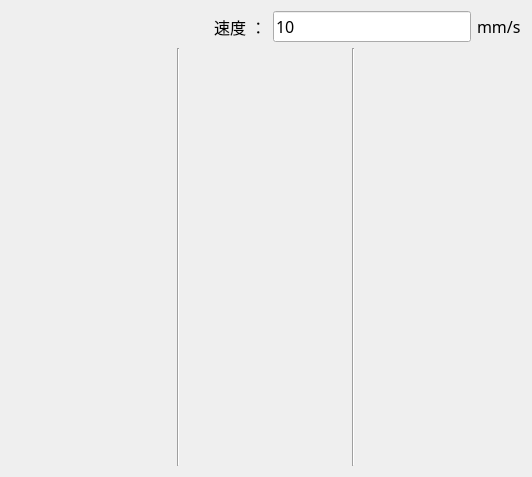
<?xml version="1.0" encoding="UTF-8"?>
<ui version="4.0">
 <class>qg_JogButtonClass</class>
 <widget class="QWidget" name="qg_JogButtonClass">
  <property name="geometry">
   <rect>
    <x>0</x>
    <y>0</y>
    <width>532</width>
    <height>477</height>
   </rect>
  </property>
  <property name="sizePolicy">
   <sizepolicy hsizetype="Preferred" vsizetype="Preferred">
    <horstretch>0</horstretch>
    <verstretch>0</verstretch>
   </sizepolicy>
  </property>
  <property name="minimumSize">
   <size>
    <width>0</width>
    <height>0</height>
   </size>
  </property>
  <property name="font">
   <font>
    <family>微软雅黑</family>
    <pointsize>12</pointsize>
   </font>
  </property>
  <property name="windowTitle">
   <string>qg_JogButton</string>
  </property>
  <layout class="QVBoxLayout" name="verticalLayout" stretch="1,15">
   <item>
    <layout class="QHBoxLayout" name="horizontalLayout_2">
     <item>
      <spacer name="horizontalSpacer">
       <property name="orientation">
        <enum>Qt::Horizontal</enum>
       </property>
       <property name="sizeHint" stdset="0">
        <size>
         <width>40</width>
         <height>20</height>
        </size>
       </property>
      </spacer>
     </item>
     <item>
      <widget class="QLabel" name="label_2">
       <property name="text">
        <string> 速度 ：</string>
       </property>
      </widget>
     </item>
     <item>
      <widget class="QLineEdit" name="lineEdit_JogSpeed">
       <property name="text">
        <string>10</string>
       </property>
      </widget>
     </item>
     <item>
      <widget class="QLabel" name="label">
       <property name="text">
        <string>mm/s</string>
       </property>
      </widget>
     </item>
    </layout>
   </item>
   <item>
    <layout class="QHBoxLayout" name="horizontalLayout">
     <item>
      <layout class="QGridLayout" name="gridLayout">
       <item row="3" column="0">
        <widget class="QPushButton" name="pushButton_U1Left">
         <property name="sizePolicy">
          <sizepolicy hsizetype="Minimum" vsizetype="Preferred">
           <horstretch>0</horstretch>
           <verstretch>0</verstretch>
          </sizepolicy>
         </property>
         <property name="minimumSize">
          <size>
           <width>0</width>
           <height>40</height>
          </size>
         </property>
         <property name="toolTip">
          <string>U1 左</string>
         </property>
         <property name="styleSheet">
          <string notr="true">QPushButton {
    border: none;
    background: transparent;
}
QPushButton:hover {
    border:1px solid #FFFFFF;
    background: rgba(127, 127, 127, 20);
}</string>
         </property>
         <property name="text">
          <string/>
         </property>
         <property name="icon">
          <iconset resource="../../imgResource.qrc">
           <normaloff>:/icons/icons8-向左旋转-48.png</normaloff>:/icons/icons8-向左旋转-48.png</iconset>
         </property>
         <property name="iconSize">
          <size>
           <width>36</width>
           <height>36</height>
          </size>
         </property>
        </widget>
       </item>
       <item row="1" column="0" colspan="2">
        <widget class="QPushButton" name="pushButton_Y1Up">
         <property name="sizePolicy">
          <sizepolicy hsizetype="Minimum" vsizetype="Preferred">
           <horstretch>0</horstretch>
           <verstretch>0</verstretch>
          </sizepolicy>
         </property>
         <property name="minimumSize">
          <size>
           <width>0</width>
           <height>40</height>
          </size>
         </property>
         <property name="toolTip">
          <string>Y1上</string>
         </property>
         <property name="styleSheet">
          <string notr="true">QPushButton {
    border: none;
    background: transparent;
}
QPushButton:hover {
    border:1px solid #FFFFFF;
    background: rgba(127, 127, 127, 20);
}</string>
         </property>
         <property name="text">
          <string/>
         </property>
         <property name="icon">
          <iconset resource="../../imgResource.qrc">
           <normaloff>:/icons/icons8-翻倍-48.png</normaloff>:/icons/icons8-翻倍-48.png</iconset>
         </property>
         <property name="iconSize">
          <size>
           <width>36</width>
           <height>36</height>
          </size>
         </property>
        </widget>
       </item>
       <item row="0" column="0">
        <spacer name="verticalSpacer">
         <property name="orientation">
          <enum>Qt::Vertical</enum>
         </property>
         <property name="sizeHint" stdset="0">
          <size>
           <width>20</width>
           <height>40</height>
          </size>
         </property>
        </spacer>
       </item>
       <item row="4" column="0">
        <spacer name="verticalSpacer_3">
         <property name="orientation">
          <enum>Qt::Vertical</enum>
         </property>
         <property name="sizeHint" stdset="0">
          <size>
           <width>20</width>
           <height>40</height>
          </size>
         </property>
        </spacer>
       </item>
       <item row="3" column="1">
        <widget class="QPushButton" name="pushButton_U1Right">
         <property name="sizePolicy">
          <sizepolicy hsizetype="Minimum" vsizetype="Preferred">
           <horstretch>0</horstretch>
           <verstretch>0</verstretch>
          </sizepolicy>
         </property>
         <property name="minimumSize">
          <size>
           <width>0</width>
           <height>40</height>
          </size>
         </property>
         <property name="toolTip">
          <string>U1 右</string>
         </property>
         <property name="styleSheet">
          <string notr="true">QPushButton {
    border: none;
    background: transparent;
}
QPushButton:hover {
    border:1px solid #FFFFFF;
    background: rgba(127, 127, 127, 20);
}</string>
         </property>
         <property name="text">
          <string/>
         </property>
         <property name="icon">
          <iconset resource="../../imgResource.qrc">
           <normaloff>:/icons/icons8-向右旋转-48.png</normaloff>:/icons/icons8-向右旋转-48.png</iconset>
         </property>
         <property name="iconSize">
          <size>
           <width>36</width>
           <height>36</height>
          </size>
         </property>
        </widget>
       </item>
       <item row="5" column="0" colspan="2">
        <widget class="QPushButton" name="pushButton_Y1Down">
         <property name="sizePolicy">
          <sizepolicy hsizetype="Minimum" vsizetype="Preferred">
           <horstretch>0</horstretch>
           <verstretch>0</verstretch>
          </sizepolicy>
         </property>
         <property name="minimumSize">
          <size>
           <width>0</width>
           <height>40</height>
          </size>
         </property>
         <property name="toolTip">
          <string>Y1 下</string>
         </property>
         <property name="styleSheet">
          <string notr="true">QPushButton {
    border: none;
    background: transparent;
}
QPushButton:hover {
    border:1px solid #FFFFFF;
    background: rgba(127, 127, 127, 20);
}</string>
         </property>
         <property name="text">
          <string/>
         </property>
         <property name="icon">
          <iconset resource="../../imgResource.qrc">
           <normaloff>:/icons/icons8-双降-48.png</normaloff>:/icons/icons8-双降-48.png</iconset>
         </property>
         <property name="iconSize">
          <size>
           <width>36</width>
           <height>36</height>
          </size>
         </property>
        </widget>
       </item>
       <item row="2" column="0">
        <spacer name="verticalSpacer_2">
         <property name="orientation">
          <enum>Qt::Vertical</enum>
         </property>
         <property name="sizeHint" stdset="0">
          <size>
           <width>20</width>
           <height>40</height>
          </size>
         </property>
        </spacer>
       </item>
       <item row="6" column="0">
        <spacer name="verticalSpacer_4">
         <property name="orientation">
          <enum>Qt::Vertical</enum>
         </property>
         <property name="sizeHint" stdset="0">
          <size>
           <width>20</width>
           <height>40</height>
          </size>
         </property>
        </spacer>
       </item>
      </layout>
     </item>
     <item>
      <widget class="Line" name="line">
       <property name="sizePolicy">
        <sizepolicy hsizetype="Fixed" vsizetype="Preferred">
         <horstretch>0</horstretch>
         <verstretch>0</verstretch>
        </sizepolicy>
       </property>
       <property name="orientation">
        <enum>Qt::Vertical</enum>
       </property>
      </widget>
     </item>
     <item>
      <layout class="QGridLayout" name="gridLayout_2">
       <item row="2" column="0">
        <spacer name="verticalSpacer_6">
         <property name="orientation">
          <enum>Qt::Vertical</enum>
         </property>
         <property name="sizeHint" stdset="0">
          <size>
           <width>20</width>
           <height>40</height>
          </size>
         </property>
        </spacer>
       </item>
       <item row="5" column="0" colspan="2">
        <widget class="QPushButton" name="pushButton_ZDown">
         <property name="sizePolicy">
          <sizepolicy hsizetype="Minimum" vsizetype="Preferred">
           <horstretch>0</horstretch>
           <verstretch>0</verstretch>
          </sizepolicy>
         </property>
         <property name="minimumSize">
          <size>
           <width>0</width>
           <height>40</height>
          </size>
         </property>
         <property name="toolTip">
          <string>Z 下</string>
         </property>
         <property name="styleSheet">
          <string notr="true">QPushButton {
    border: none;
    background: transparent;
}
QPushButton:hover {
    border:1px solid #FFFFFF;
    background: rgba(127, 127, 127, 20);
}</string>
         </property>
         <property name="text">
          <string/>
         </property>
         <property name="icon">
          <iconset resource="../../imgResource.qrc">
           <normaloff>:/icons/icons8-双降-48.png</normaloff>:/icons/icons8-双降-48.png</iconset>
         </property>
         <property name="iconSize">
          <size>
           <width>36</width>
           <height>36</height>
          </size>
         </property>
        </widget>
       </item>
       <item row="1" column="0" colspan="2">
        <widget class="QPushButton" name="pushButton_ZUp">
         <property name="sizePolicy">
          <sizepolicy hsizetype="Minimum" vsizetype="Preferred">
           <horstretch>0</horstretch>
           <verstretch>0</verstretch>
          </sizepolicy>
         </property>
         <property name="minimumSize">
          <size>
           <width>0</width>
           <height>40</height>
          </size>
         </property>
         <property name="maximumSize">
          <size>
           <width>16777215</width>
           <height>16777215</height>
          </size>
         </property>
         <property name="toolTip">
          <string>Z 上</string>
         </property>
         <property name="styleSheet">
          <string notr="true">QPushButton {
    border: none;
    background: transparent;
}
QPushButton:hover {
    border:1px solid #FFFFFF;
    background: rgba(127, 127, 127, 20);
}</string>
         </property>
         <property name="text">
          <string/>
         </property>
         <property name="icon">
          <iconset resource="../../imgResource.qrc">
           <normaloff>:/icons/icons8-翻倍-48.png</normaloff>:/icons/icons8-翻倍-48.png</iconset>
         </property>
         <property name="iconSize">
          <size>
           <width>36</width>
           <height>36</height>
          </size>
         </property>
        </widget>
       </item>
       <item row="4" column="0">
        <spacer name="verticalSpacer_7">
         <property name="orientation">
          <enum>Qt::Vertical</enum>
         </property>
         <property name="sizeHint" stdset="0">
          <size>
           <width>20</width>
           <height>40</height>
          </size>
         </property>
        </spacer>
       </item>
       <item row="7" column="1">
        <widget class="QPushButton" name="pushButton_RZRight">
         <property name="sizePolicy">
          <sizepolicy hsizetype="Minimum" vsizetype="Preferred">
           <horstretch>0</horstretch>
           <verstretch>0</verstretch>
          </sizepolicy>
         </property>
         <property name="minimumSize">
          <size>
           <width>0</width>
           <height>40</height>
          </size>
         </property>
         <property name="toolTip">
          <string>RZ 右</string>
         </property>
         <property name="styleSheet">
          <string notr="true">QPushButton {
    border: none;
    background: transparent;
}
QPushButton:hover {
    border:1px solid #FFFFFF;
    background: rgba(127, 127, 127, 20);
}</string>
         </property>
         <property name="text">
          <string/>
         </property>
         <property name="icon">
          <iconset resource="../../imgResource.qrc">
           <normaloff>:/icons/icons8-向右旋转-48.png</normaloff>:/icons/icons8-向右旋转-48.png</iconset>
         </property>
         <property name="iconSize">
          <size>
           <width>36</width>
           <height>36</height>
          </size>
         </property>
        </widget>
       </item>
       <item row="0" column="0">
        <spacer name="verticalSpacer_5">
         <property name="orientation">
          <enum>Qt::Vertical</enum>
         </property>
         <property name="sizeHint" stdset="0">
          <size>
           <width>20</width>
           <height>40</height>
          </size>
         </property>
        </spacer>
       </item>
       <item row="3" column="0">
        <widget class="QPushButton" name="pushButton_XLeft">
         <property name="sizePolicy">
          <sizepolicy hsizetype="Minimum" vsizetype="Preferred">
           <horstretch>0</horstretch>
           <verstretch>0</verstretch>
          </sizepolicy>
         </property>
         <property name="minimumSize">
          <size>
           <width>0</width>
           <height>40</height>
          </size>
         </property>
         <property name="toolTip">
          <string>X 左</string>
         </property>
         <property name="styleSheet">
          <string notr="true">QPushButton {
    border: none;
    background: transparent;
}
QPushButton:hover {
    border:1px solid #FFFFFF;
    background: rgba(127, 127, 127, 20);
}</string>
         </property>
         <property name="text">
          <string/>
         </property>
         <property name="icon">
          <iconset resource="../../imgResource.qrc">
           <normaloff>:/icons/icons8-双左-48.png</normaloff>:/icons/icons8-双左-48.png</iconset>
         </property>
         <property name="iconSize">
          <size>
           <width>36</width>
           <height>36</height>
          </size>
         </property>
        </widget>
       </item>
       <item row="3" column="1">
        <widget class="QPushButton" name="pushButton_XRight">
         <property name="sizePolicy">
          <sizepolicy hsizetype="Minimum" vsizetype="Preferred">
           <horstretch>0</horstretch>
           <verstretch>0</verstretch>
          </sizepolicy>
         </property>
         <property name="minimumSize">
          <size>
           <width>0</width>
           <height>40</height>
          </size>
         </property>
         <property name="toolTip">
          <string>X 右</string>
         </property>
         <property name="styleSheet">
          <string notr="true">QPushButton {
    border: none;
    background: transparent;
}
QPushButton:hover {
    border:1px solid #FFFFFF;
    background: rgba(127, 127, 127, 20);
}</string>
         </property>
         <property name="text">
          <string/>
         </property>
         <property name="icon">
          <iconset resource="../../imgResource.qrc">
           <normaloff>:/icons/icons8-双右-48.png</normaloff>:/icons/icons8-双右-48.png</iconset>
         </property>
         <property name="iconSize">
          <size>
           <width>36</width>
           <height>36</height>
          </size>
         </property>
        </widget>
       </item>
       <item row="7" column="0">
        <widget class="QPushButton" name="pushButton_RZLeft">
         <property name="sizePolicy">
          <sizepolicy hsizetype="Minimum" vsizetype="Preferred">
           <horstretch>0</horstretch>
           <verstretch>0</verstretch>
          </sizepolicy>
         </property>
         <property name="minimumSize">
          <size>
           <width>0</width>
           <height>40</height>
          </size>
         </property>
         <property name="toolTip">
          <string>RZ 左</string>
         </property>
         <property name="styleSheet">
          <string notr="true">QPushButton {
    border: none;
    background: transparent;
}
QPushButton:hover {
    border:1px solid #FFFFFF;
    background: rgba(127, 127, 127, 20);
}</string>
         </property>
         <property name="text">
          <string/>
         </property>
         <property name="icon">
          <iconset resource="../../imgResource.qrc">
           <normaloff>:/icons/icons8-向左旋转-48.png</normaloff>:/icons/icons8-向左旋转-48.png</iconset>
         </property>
         <property name="iconSize">
          <size>
           <width>36</width>
           <height>36</height>
          </size>
         </property>
        </widget>
       </item>
       <item row="6" column="0">
        <spacer name="verticalSpacer_8">
         <property name="orientation">
          <enum>Qt::Vertical</enum>
         </property>
         <property name="sizeHint" stdset="0">
          <size>
           <width>20</width>
           <height>40</height>
          </size>
         </property>
        </spacer>
       </item>
      </layout>
     </item>
     <item>
      <widget class="Line" name="line_2">
       <property name="sizePolicy">
        <sizepolicy hsizetype="Fixed" vsizetype="Preferred">
         <horstretch>0</horstretch>
         <verstretch>0</verstretch>
        </sizepolicy>
       </property>
       <property name="orientation">
        <enum>Qt::Vertical</enum>
       </property>
      </widget>
     </item>
     <item>
      <layout class="QGridLayout" name="gridLayout_3">
       <item row="3" column="0">
        <widget class="QPushButton" name="pushButton_U2Left">
         <property name="sizePolicy">
          <sizepolicy hsizetype="Minimum" vsizetype="Preferred">
           <horstretch>0</horstretch>
           <verstretch>0</verstretch>
          </sizepolicy>
         </property>
         <property name="minimumSize">
          <size>
           <width>0</width>
           <height>40</height>
          </size>
         </property>
         <property name="toolTip">
          <string>U2 左</string>
         </property>
         <property name="styleSheet">
          <string notr="true">QPushButton {
    border: none;
    background: transparent;
}
QPushButton:hover {
    border:1px solid #FFFFFF;
    background: rgba(127, 127, 127, 20);
}</string>
         </property>
         <property name="text">
          <string/>
         </property>
         <property name="icon">
          <iconset resource="../../imgResource.qrc">
           <normaloff>:/icons/icons8-向左旋转-48.png</normaloff>:/icons/icons8-向左旋转-48.png</iconset>
         </property>
         <property name="iconSize">
          <size>
           <width>36</width>
           <height>36</height>
          </size>
         </property>
        </widget>
       </item>
       <item row="4" column="0">
        <spacer name="verticalSpacer_11">
         <property name="orientation">
          <enum>Qt::Vertical</enum>
         </property>
         <property name="sizeHint" stdset="0">
          <size>
           <width>20</width>
           <height>40</height>
          </size>
         </property>
        </spacer>
       </item>
       <item row="5" column="0" colspan="2">
        <widget class="QPushButton" name="pushButton_Y2Down">
         <property name="sizePolicy">
          <sizepolicy hsizetype="Minimum" vsizetype="Preferred">
           <horstretch>0</horstretch>
           <verstretch>0</verstretch>
          </sizepolicy>
         </property>
         <property name="minimumSize">
          <size>
           <width>0</width>
           <height>40</height>
          </size>
         </property>
         <property name="toolTip">
          <string>Y2 下</string>
         </property>
         <property name="styleSheet">
          <string notr="true">QPushButton {
    border: none;
    background: transparent;
}
QPushButton:hover {
    border:1px solid #FFFFFF;
    background: rgba(127, 127, 127, 20);
}</string>
         </property>
         <property name="text">
          <string/>
         </property>
         <property name="icon">
          <iconset resource="../../imgResource.qrc">
           <normaloff>:/icons/icons8-双降-48.png</normaloff>:/icons/icons8-双降-48.png</iconset>
         </property>
         <property name="iconSize">
          <size>
           <width>36</width>
           <height>36</height>
          </size>
         </property>
        </widget>
       </item>
       <item row="0" column="0">
        <spacer name="verticalSpacer_10">
         <property name="orientation">
          <enum>Qt::Vertical</enum>
         </property>
         <property name="sizeHint" stdset="0">
          <size>
           <width>20</width>
           <height>40</height>
          </size>
         </property>
        </spacer>
       </item>
       <item row="1" column="0" colspan="2">
        <widget class="QPushButton" name="pushButton_Y2Up">
         <property name="sizePolicy">
          <sizepolicy hsizetype="Minimum" vsizetype="Preferred">
           <horstretch>0</horstretch>
           <verstretch>0</verstretch>
          </sizepolicy>
         </property>
         <property name="minimumSize">
          <size>
           <width>0</width>
           <height>40</height>
          </size>
         </property>
         <property name="toolTip">
          <string>Y2 上</string>
         </property>
         <property name="styleSheet">
          <string notr="true">QPushButton {
    border: none;
    background: transparent;
}
QPushButton:hover {
    border:1px solid #FFFFFF;
    background: rgba(127, 127, 127, 20);
}</string>
         </property>
         <property name="text">
          <string/>
         </property>
         <property name="icon">
          <iconset resource="../../imgResource.qrc">
           <normaloff>:/icons/icons8-翻倍-48.png</normaloff>:/icons/icons8-翻倍-48.png</iconset>
         </property>
         <property name="iconSize">
          <size>
           <width>36</width>
           <height>36</height>
          </size>
         </property>
        </widget>
       </item>
       <item row="2" column="0">
        <spacer name="verticalSpacer_9">
         <property name="orientation">
          <enum>Qt::Vertical</enum>
         </property>
         <property name="sizeHint" stdset="0">
          <size>
           <width>20</width>
           <height>40</height>
          </size>
         </property>
        </spacer>
       </item>
       <item row="3" column="1">
        <widget class="QPushButton" name="pushButton_U2Right">
         <property name="sizePolicy">
          <sizepolicy hsizetype="Minimum" vsizetype="Preferred">
           <horstretch>0</horstretch>
           <verstretch>0</verstretch>
          </sizepolicy>
         </property>
         <property name="minimumSize">
          <size>
           <width>0</width>
           <height>40</height>
          </size>
         </property>
         <property name="toolTip">
          <string>U2 右</string>
         </property>
         <property name="styleSheet">
          <string notr="true">QPushButton {
    border: none;
    background: transparent;
}
QPushButton:hover {
    border:1px solid #FFFFFF;
    background: rgba(127, 127, 127, 20);
}</string>
         </property>
         <property name="text">
          <string/>
         </property>
         <property name="icon">
          <iconset resource="../../imgResource.qrc">
           <normaloff>:/icons/icons8-向右旋转-48.png</normaloff>:/icons/icons8-向右旋转-48.png</iconset>
         </property>
         <property name="iconSize">
          <size>
           <width>36</width>
           <height>36</height>
          </size>
         </property>
        </widget>
       </item>
       <item row="6" column="0">
        <spacer name="verticalSpacer_12">
         <property name="orientation">
          <enum>Qt::Vertical</enum>
         </property>
         <property name="sizeHint" stdset="0">
          <size>
           <width>20</width>
           <height>40</height>
          </size>
         </property>
        </spacer>
       </item>
      </layout>
     </item>
    </layout>
   </item>
  </layout>
 </widget>
 <layoutdefault spacing="6" margin="11"/>
 <resources>
  <include location="../../imgResource.qrc"/>
 </resources>
 <connections/>
</ui>
